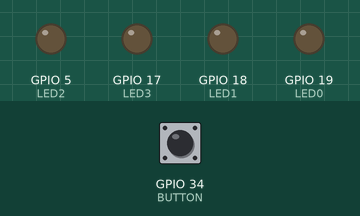
The sketch below on a simulated ESP32. On the bench: output pins drawn as LEDs (lit = HIGH). Dashed ring = blinking. The test bench sets the inputs (shaded band); at power-on: GPIO 34 (BUTTON) LOW. What the sketch prints to the serial monitor is not drawn.

Above: at 1.2 s.
1.3 s: GPIO 34 (BUTTON) pulled HIGH for 0.15 s
At 4.2 s:
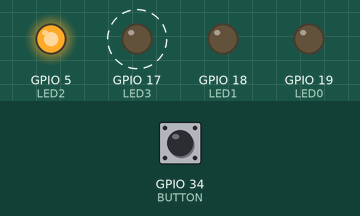
4.3 s: GPIO 34 (BUTTON) pulled HIGH for 1 s
At 5.2 s:
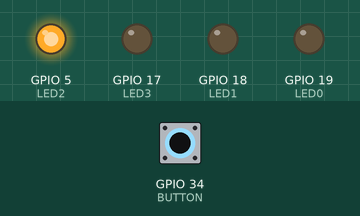
6.8 s: GPIO 34 (BUTTON) pulled HIGH for 3.2 s
At 10.4 s:
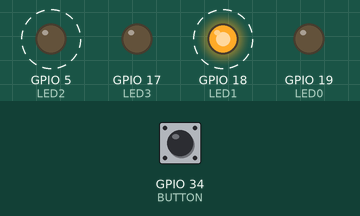
Timing chart, 0 to 19.0 s (numbered marks = the images above; inputs shaded):
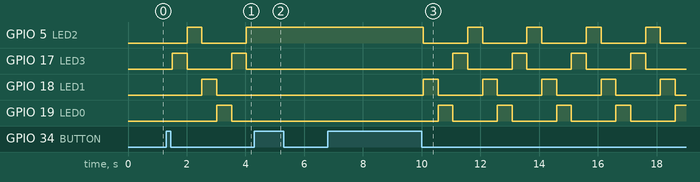

The sketch:

ex1.ino
```cpp
#define LED0 19
#define LED1 18
#define LED2 5
#define LED3 17
#define BUTTON 34
#define BOUNCE_WAIT 50
#define LED_WAIT 500


enum state {
  INIT,
  FIRST_PRSS_WAIT,
  RUN,
  SECOND_PRSS_WAIT,
  PAUSE,
};

bool led0,led1,led2,led3 = 0;

state current_state = INIT;
unsigned long last_time = millis();

void setup() {
  Serial.begin(9600);
  pinMode(LED0, OUTPUT);
  pinMode(LED1, OUTPUT);
  pinMode(LED2, OUTPUT);
  pinMode(LED3, OUTPUT);

  pinMode(BUTTON, INPUT);

  digitalWrite(LED0, led0);
  digitalWrite(LED1, led0);
  digitalWrite(LED2, led0);
  digitalWrite(LED3, led0);
}

void loop() {
  bool aux = led0;
  switch(current_state)
  {
    case INIT:
      led0 = true;
      if (digitalRead(BUTTON)) current_state = FIRST_PRSS_WAIT;
      Serial.println("INIT");

      break;
    case FIRST_PRSS_WAIT:
      current_state = RUN;
      delay(BOUNCE_WAIT);
      Serial.println("FIRST_PRSS_WAIT");
      while(digitalRead(BUTTON));
      delay(BOUNCE_WAIT);
      break;
    case RUN:
      digitalWrite(LED0, led0);
      digitalWrite(LED1, led1);
      digitalWrite(LED2, led2);
      digitalWrite(LED3, led3);

      if(millis() - last_time > LED_WAIT)
      {
        led0 = led1;
        led1 = led2;
        led2 = led3;
        led3 = aux;
        last_time = millis();
      }

      if (digitalRead(BUTTON)) current_state = SECOND_PRSS_WAIT;
      Serial.println("RUN");
      break;
    case SECOND_PRSS_WAIT:
      current_state = PAUSE;
      delay(BOUNCE_WAIT);
      Serial.println("SECOND_PRSS_WAIT");
      while(digitalRead(BUTTON));
      delay(BOUNCE_WAIT);
      break;
    case PAUSE:
      if (digitalRead(BUTTON)) current_state = FIRST_PRSS_WAIT;
      Serial.println("PAUSE");
      break;
  }
}
```

Measured:
- after the input at 1.3 s, GPIO 5 (LED2): LOW → HIGH after 0.71 s, → LOW 0.50 s later, → HIGH 1.5 s later; GPIO 17 (LED3): alternates HIGH for 0.51 s and LOW for 1.5 s, starting after 0.20 s; GPIO 18 (LED1): LOW → HIGH after 1.2 s, → LOW 0.50 s later; GPIO 19 (LED0): LOW → HIGH after 1.7 s, → LOW 0.50 s later
- after the input at 4.3 s, GPIO 5 (LED2): stays HIGH (without the input it goes to LOW after 0.24 s); GPIO 17 (LED3): stays LOW (without the input it goes to HIGH after 1.2 s); GPIO 18 (LED1): stays LOW (without the input it goes to HIGH after 0.24 s); GPIO 19 (LED0): stays LOW (without the input it goes to HIGH after 0.74 s)
- after the input at 6.8 s, GPIO 5 (LED2), GPIO 18 (LED1): alternates HIGH for 0.50 s and LOW for 1.5 s, starting after 3.3 s; GPIO 17 (LED3): alternates HIGH for 0.50 s and LOW for 1.5 s, starting after 4.3 s; GPIO 19 (LED0): alternates HIGH for 0.50 s and LOW for 1.5 s, starting after 3.8 s
